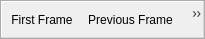
<?xml version="1.0" encoding="UTF-8"?>
<ui version="4.0">
 <class>vvPlayerControlsToolbar</class>
 <widget class="QToolBar" name="vvPlayerControlsToolbar">
  <property name="geometry">
   <rect>
    <x>0</x>
    <y>0</y>
    <width>205</width>
    <height>39</height>
   </rect>
  </property>
  <property name="windowTitle">
   <string>VCR Controls</string>
  </property>
  <property name="orientation">
   <enum>Qt::Horizontal</enum>
  </property>
  <property name="PV_MUST_BE_MASTER" stdset="0">
   <bool>true</bool>
  </property>
  <action name="actionPlay">
   <property name="checkable">
    <bool>true</bool>
   </property>
   <property name="enabled">
    <bool>true</bool>
   </property>
   <property name="icon">
    <iconset resource="vvResources.qrc">
     <normaloff>:/vvResources/Icons/media-playback-start.png</normaloff>:/vvResources/Icons/media-playback-start.png</iconset>
   </property>
   <property name="text">
    <string>&amp;Play</string>
   </property>
  </action>
  <action name="actionPreviousFrame">
   <property name="enabled">
    <bool>true</bool>
   </property>
   <property name="icon">
    <iconset resource="vvResources.qrc">
     <normaloff>:/vvResources/Icons/media-seek-backward.png</normaloff>:/vvResources/Icons/media-seek-backward.png</iconset>
   </property>
   <property name="text">
    <string>Pre&amp;vious Frame</string>
   </property>
   <property name="PV_MUST_BE_MASTER" stdset="0">
    <bool>true</bool>
   </property>
  </action>
  <action name="actionFirstFrame">
   <property name="enabled">
    <bool>true</bool>
   </property>
   <property name="icon">
    <iconset resource="vvResources.qrc">
     <normaloff>:/vvResources/Icons/media-skip-backward.png</normaloff>:/vvResources/Icons/media-skip-backward.png</iconset>
   </property>
   <property name="text">
    <string>&amp;First Frame</string>
   </property>
  </action>
  <action name="actionNextFrame">
   <property name="enabled">
    <bool>true</bool>
   </property>
   <property name="icon">
    <iconset resource="vvResources.qrc">
     <normaloff>:/vvResources/Icons/media-seek-forward.png</normaloff>:/vvResources/Icons/media-seek-forward.png</iconset>
   </property>
   <property name="text">
    <string>&amp;Next Frame</string>
   </property>
  </action>
  <action name="actionLastFrame">
   <property name="enabled">
    <bool>true</bool>
   </property>
   <property name="icon">
    <iconset resource="vvResources.qrc">
     <normaloff>:/vvResources/Icons/media-skip-forward.png</normaloff>:/vvResources/Icons/media-skip-forward.png</iconset>
   </property>
   <property name="text">
    <string>&amp;Last Frame</string>
   </property>
  </action>
  <action name="actionLoop">
   <property name="checkable">
    <bool>true</bool>
   </property>
   <property name="enabled">
    <bool>true</bool>
   </property>
   <property name="icon">
    <iconset resource="vvResources.qrc">
     <normaloff>:/vvResources/Icons/media-loop.png</normaloff>:/vvResources/Icons/media-loop.png</iconset>
   </property>
   <property name="text">
    <string>L&amp;oop</string>
   </property>
   <property name="iconText">
    <string>Loop</string>
   </property>
   <property name="toolTip">
    <string>Loop</string>
   </property>
   <property name="statusTip">
    <string>Loop</string>
   </property>
  </action>
  <addaction name="actionFirstFrame"/>
  <addaction name="actionPreviousFrame"/>
  <addaction name="actionPlay"/>
  <addaction name="actionNextFrame"/>
  <addaction name="actionLastFrame"/>
  <addaction name="actionLoop"/>
 </widget>
 <resources>
  <include location="vvResources.qrc"/>
 </resources>
 <connections/>
</ui>
